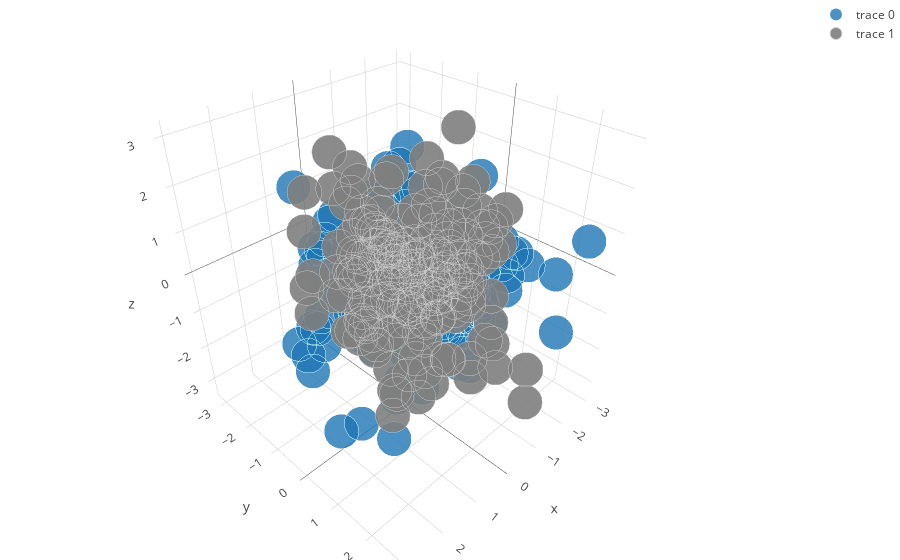

Source (notebook cell):
### Markdown cell above
### Scatterplot 3D using plotly

### Code cell
import plotly as py
import plotly.graph_objs as go

py.offline.init_notebook_mode(connected=True)
import numpy as np

x, y, z = np.random.multivariate_normal(np.array([0,0,0]), np.eye(3), 200).transpose()
trace1 = go.Scatter3d(
    x=x,
    y=y,
    z=z,
    mode='markers',
    marker=dict(
        size=12,
        line=dict(
            color='rgba(217, 217, 217, 0.14)',
            width=0.5
        ),
        opacity=0.8
    )
)

x2, y2, z2 = np.random.multivariate_normal(np.array([0,0,0]), np.eye(3), 200).transpose()
trace2 = go.Scatter3d(
    x=x2,
    y=y2,
    z=z2,
    mode='markers',
    marker=dict(
        color='rgb(127, 127, 127)',
        size=12,
        symbol='circle',
        line=dict(
            color='rgb(204, 204, 204)',
            width=1
        ),
        opacity=0.9
    )
)
data = [trace1, trace2]
layout = go.Layout(
    margin=dict(
        l=0,
        r=0,
        b=0,
        t=0
    )
)
fig = go.Figure(data=data, layout=layout)
py.offline.iplot(fig, filename='simple-3d-scatter')

### Figure 1 — Plotly figure (JSON) as saved in the notebook; plotly's stock layout.template omitted (floating-point values rounded to 4 significant figures; data arrays with more than 128 entries replaced by an {"elided": "..."} marker saying what was removed)
{"data": [{"marker": {"line": {"color": "rgba(217, 217, 217, 0.14)", "width": 0.5}, "opacity": 0.8, "size": 12}, "mode": "markers", "type": "scatter3d", "uid": "186a54d3-502a-4d1f-85aa-7f87f1d5fba4", "x": {"elided": "200 float values"}, "y": {"elided": "200 float values"}, "z": {"elided": "200 float values"}}, {"marker": {"color": "rgb(127, 127, 127)", "line": {"color": "rgb(204, 204, 204)", "width": 1}, "opacity": 0.9, "size": 12, "symbol": "circle"}, "mode": "markers", "type": "scatter3d", "uid": "fe8ff035-0dcd-4d0d-a383-e57721dbf48c", "x": {"elided": "200 float values"}, "y": {"elided": "200 float values"}, "z": {"elided": "200 float values"}}], "layout": {"margin": {"b": 0, "l": 0, "r": 0, "t": 0}}}
